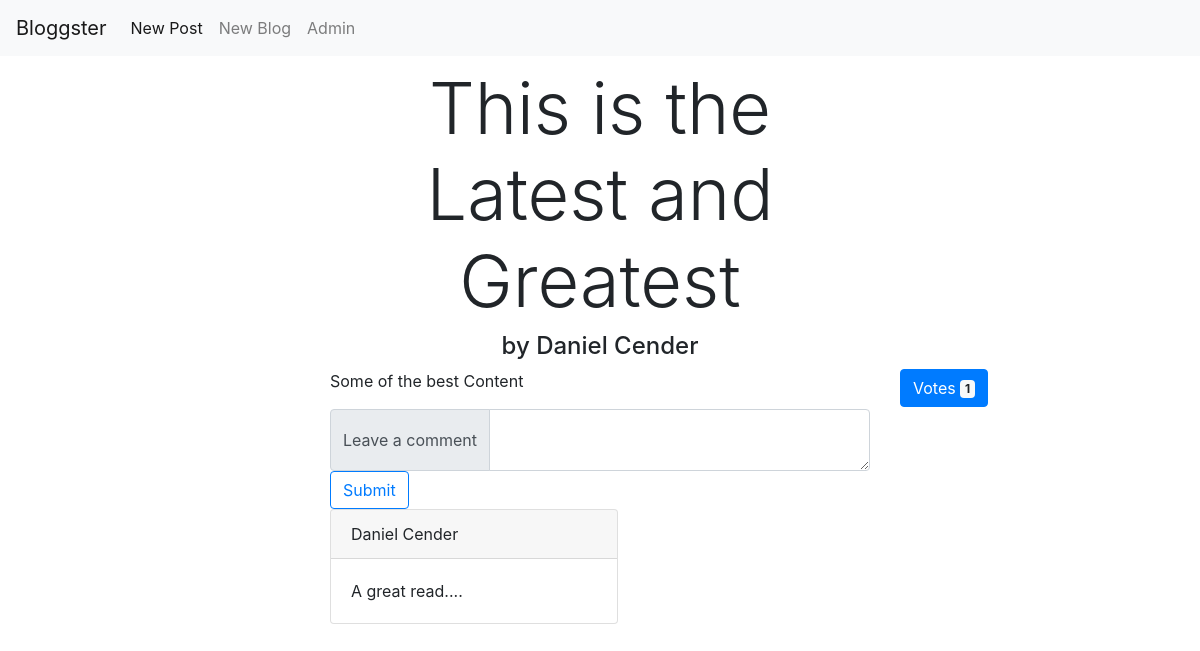
The page /BloggingPlatform/modules/post/viewPost.php?id=14 on the database its author committed.
### tables this page shows
CREATE TABLE `post` (
  `ID` int(11) NOT NULL,
  `Title` varchar(200) NOT NULL,
  `Content` text NOT NULL,
  `Author` int(11) NOT NULL,
  `Votes` int(11) DEFAULT '0',
  `BlogID` int(11) DEFAULT NULL
);

CREATE TABLE `comment` (
  `ID` int(11) NOT NULL,
  `Text` text NOT NULL,
  `Post` int(11) NOT NULL,
  `User` int(11) NOT NULL
);

### BloggingPlatform/modules/post/viewPost.php (the view, shortened to what this page needs)
<?php
$postId = $_GET["id"];
$conn = dbConnect();
$post = $conn->query("SELECT post.ID,post.Title,post.Content,post.Votes,CONCAT(user.FirstName, ' ',user.LastName) AS Author FROM post INNER JOIN user WHERE post.Author = user.ID AND post.ID = $postId");
$comments = $conn->query("SELECT comment.Text,CONCAT(user.FirstName, ' ',user.LastName) AS User FROM comment INNER JOIN user WHERE comment.User = user.ID AND comment.Post = " . $postId);
$row = $post->fetch_assoc();
$title = $row["Title"];
$content = $row["Content"];
$author = $row["Author"];
$votes = $row["Votes"];
$comment_table = "";
while($row = $comments->fetch_assoc()) {
    $comment_table = $comment_table . '<div class="row"><div class="col-sm-3"></div><div class="col-sm-6 mx-auto"><div class="card" style="width: 18rem;">
    <div class="card-header">' . $row['User'] . '</div>
    <div class="card-body">
    <p class="card-text">' . $row['Text'] . '</p>
    </div>
    </div>
    </div>
    <div class="col-sm-3"></div>
    </div>';
}
?>
<!DOCTYPE html>
<html lang="en">
<head>
<link rel="stylesheet" type="text/css" href="style.css">
<link rel="stylesheet" href="https://maxcdn.bootstrapcdn.com/bootstrap/4.0.0/css/bootstrap.min.css">
</head>
<body>
<div class="container">
	<div class="row">
		<div class="col-md-3"></div>
		<h1 class="display-3 col-md-6 text-center"><?php echo $title; ?></h1>
		<div class="col-md-3"></div>
	</div>
	<div class="row">
	<div class="col-md-3"></div>
		<h4 class="col-md-6 text-center">by <?php echo $author; ?></h4>
		<div class="col-md-3"></div>
	</div>
	<div class="row">
		<div class="col-md-3"></div>
		<div class="col-md-6">
		<p class=""><?php echo $content; ?></p>
		</div>
		<div class="col-md-3">
		<button type="button" class="btn btn-primary" onClick="upVote()">
  Votes <span id="votes" class="badge badge-light"><?php echo $votes;?></span>
</button>
		</div>
	</div>
	<div class="row">
	<div class="col-sm-3"></div>
	<div class="col-sm-6">
	<form onSubmit="">
		<div class="input-group">
  <div class="input-group-prepend">
    <span class="input-group-text">Leave a comment</span>
  </div>
  <textarea class="form-control" onchange="languageFilter(this.value)" id="comment" aria-label="With textarea"></textarea>
</div>
		<button type="button" id="submit_btn" onclick="saveComment()" class="btn btn-outline-primary">Submit</button>
		</form>
	</div>
	<div class="col-sm-3"></div>
	</div>
	<div id="comments">
	<?php echo $comment_table;?>
	</div>
</div>
</body>
</html>

### BloggingPlatform/modules/post/style.css (style rules this page uses)
html { font-family: 'Arial'; }

### BloggingPlatform/modules/header/_header.php (style rules this page uses)
body { padding-top: 65px; }

### rows shown on the page
post: Title "This is the Latest and Greatest", Content "Some of the best Content", Votes "1"
comment: Text "A great read...."

### other values the page prints
$author "Daniel Cender"
$row['User'] "Daniel Cender"
